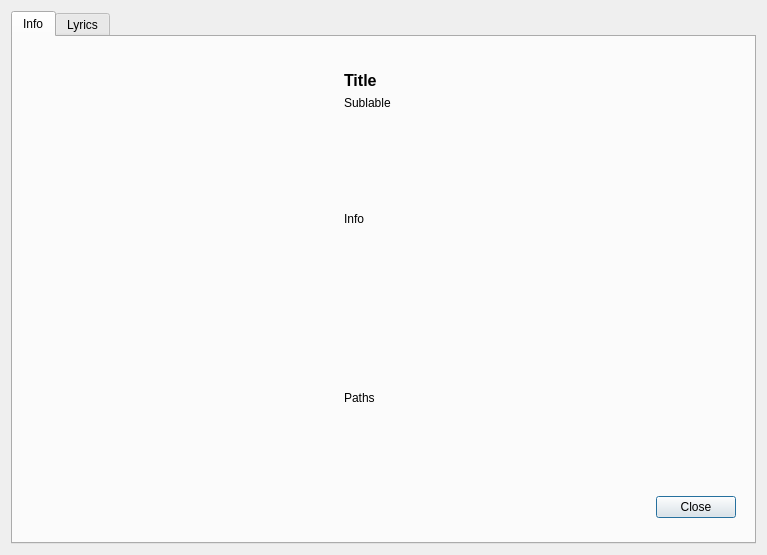
<?xml version="1.0" encoding="UTF-8"?>
<ui version="4.0">
 <class>InfoDialog</class>
 <widget class="QDialog" name="InfoDialog">
  <property name="geometry">
   <rect>
    <x>0</x>
    <y>0</y>
    <width>767</width>
    <height>555</height>
   </rect>
  </property>
  <property name="windowTitle">
   <string>Info / Edit</string>
  </property>
  <layout class="QGridLayout" name="gridLayout">
   <item row="1" column="1">
    <widget class="QTabWidget" name="tab_widget">
     <property name="minimumSize">
      <size>
       <width>0</width>
       <height>300</height>
      </size>
     </property>
     <property name="font">
      <font>
       <kerning>true</kerning>
      </font>
     </property>
     <property name="focusPolicy">
      <enum>Qt::StrongFocus</enum>
     </property>
     <property name="tabPosition">
      <enum>QTabWidget::North</enum>
     </property>
     <property name="tabShape">
      <enum>QTabWidget::Rounded</enum>
     </property>
     <property name="currentIndex">
      <number>0</number>
     </property>
     <property name="usesScrollButtons">
      <bool>false</bool>
     </property>
     <property name="tabsClosable">
      <bool>false</bool>
     </property>
     <widget class="QWidget" name="tab_1">
      <attribute name="icon">
       <iconset resource="../Icons.qrc">
        <normaloff>:/icons/info.svg.png</normaloff>:/icons/info.svg.png</iconset>
      </attribute>
      <attribute name="title">
       <string>Info</string>
      </attribute>
      <layout class="QGridLayout" name="gridLayout_2">
       <property name="horizontalSpacing">
        <number>20</number>
       </property>
       <item row="5" column="1">
        <widget class="QWidget" name="ui_info_widget" native="true">
         <layout class="QGridLayout" name="gridLayout_5">
          <item row="6" column="1">
           <spacer name="horizontalSpacer_2">
            <property name="orientation">
             <enum>Qt::Horizontal</enum>
            </property>
            <property name="sizeHint" stdset="0">
             <size>
              <width>40</width>
              <height>34</height>
             </size>
            </property>
           </spacer>
          </item>
          <item row="6" column="2">
           <widget class="QPushButton" name="btn_close1">
            <property name="sizePolicy">
             <sizepolicy hsizetype="Fixed" vsizetype="Fixed">
              <horstretch>0</horstretch>
              <verstretch>0</verstretch>
             </sizepolicy>
            </property>
            <property name="minimumSize">
             <size>
              <width>80</width>
              <height>0</height>
             </size>
            </property>
            <property name="maximumSize">
             <size>
              <width>80</width>
              <height>16777215</height>
             </size>
            </property>
            <property name="focusPolicy">
             <enum>Qt::StrongFocus</enum>
            </property>
            <property name="text">
             <string>Close</string>
            </property>
           </widget>
          </item>
          <item row="6" column="0">
           <spacer name="horizontalSpacer_3">
            <property name="orientation">
             <enum>Qt::Horizontal</enum>
            </property>
            <property name="sizeHint" stdset="0">
             <size>
              <width>40</width>
              <height>20</height>
             </size>
            </property>
           </spacer>
          </item>
          <item row="5" column="1">
           <widget class="QLabel" name="lab_paths">
            <property name="sizePolicy">
             <sizepolicy hsizetype="MinimumExpanding" vsizetype="MinimumExpanding">
              <horstretch>0</horstretch>
              <verstretch>0</verstretch>
             </sizepolicy>
            </property>
            <property name="text">
             <string>Paths</string>
            </property>
            <property name="wordWrap">
             <bool>true</bool>
            </property>
           </widget>
          </item>
          <item row="3" column="1">
           <spacer name="verticalSpacer_3">
            <property name="orientation">
             <enum>Qt::Vertical</enum>
            </property>
            <property name="sizeType">
             <enum>QSizePolicy::Maximum</enum>
            </property>
            <property name="sizeHint" stdset="0">
             <size>
              <width>20</width>
              <height>10</height>
             </size>
            </property>
           </spacer>
          </item>
          <item row="2" column="1">
           <widget class="QLabel" name="lab_subheader">
            <property name="sizePolicy">
             <sizepolicy hsizetype="MinimumExpanding" vsizetype="Maximum">
              <horstretch>0</horstretch>
              <verstretch>0</verstretch>
             </sizepolicy>
            </property>
            <property name="text">
             <string>Sublable</string>
            </property>
           </widget>
          </item>
          <item row="1" column="1">
           <widget class="QLabel" name="lab_heading">
            <property name="sizePolicy">
             <sizepolicy hsizetype="MinimumExpanding" vsizetype="Maximum">
              <horstretch>0</horstretch>
              <verstretch>0</verstretch>
             </sizepolicy>
            </property>
            <property name="font">
             <font>
              <pointsize>12</pointsize>
              <weight>75</weight>
              <bold>true</bold>
             </font>
            </property>
            <property name="text">
             <string>Title</string>
            </property>
            <property name="wordWrap">
             <bool>true</bool>
            </property>
           </widget>
          </item>
          <item row="4" column="1">
           <widget class="QLabel" name="lab_info">
            <property name="sizePolicy">
             <sizepolicy hsizetype="MinimumExpanding" vsizetype="MinimumExpanding">
              <horstretch>0</horstretch>
              <verstretch>0</verstretch>
             </sizepolicy>
            </property>
            <property name="text">
             <string>Info</string>
            </property>
            <property name="wordWrap">
             <bool>true</bool>
            </property>
           </widget>
          </item>
          <item row="0" column="1">
           <spacer name="verticalSpacer_4">
            <property name="orientation">
             <enum>Qt::Vertical</enum>
            </property>
            <property name="sizeType">
             <enum>QSizePolicy::Maximum</enum>
            </property>
            <property name="sizeHint" stdset="0">
             <size>
              <width>20</width>
              <height>10</height>
             </size>
            </property>
           </spacer>
          </item>
          <item row="0" column="0" rowspan="6">
           <layout class="QVBoxLayout" name="verticalLayout">
            <property name="sizeConstraint">
             <enum>QLayout::SetDefaultConstraint</enum>
            </property>
            <item>
             <spacer name="verticalSpacer">
              <property name="orientation">
               <enum>Qt::Vertical</enum>
              </property>
              <property name="sizeHint" stdset="0">
               <size>
                <width>20</width>
                <height>40</height>
               </size>
              </property>
             </spacer>
            </item>
            <item>
             <widget class="QPushButton" name="btn_image">
              <property name="minimumSize">
               <size>
                <width>300</width>
                <height>300</height>
               </size>
              </property>
              <property name="maximumSize">
               <size>
                <width>300</width>
                <height>300</height>
               </size>
              </property>
              <property name="focusPolicy">
               <enum>Qt::StrongFocus</enum>
              </property>
              <property name="text">
               <string/>
              </property>
              <property name="iconSize">
               <size>
                <width>220</width>
                <height>220</height>
               </size>
              </property>
              <property name="flat">
               <bool>true</bool>
              </property>
             </widget>
            </item>
            <item>
             <spacer name="verticalSpacer_2">
              <property name="orientation">
               <enum>Qt::Vertical</enum>
              </property>
              <property name="sizeHint" stdset="0">
               <size>
                <width>20</width>
                <height>40</height>
               </size>
              </property>
             </spacer>
            </item>
           </layout>
          </item>
         </layout>
        </widget>
       </item>
      </layout>
     </widget>
     <widget class="QWidget" name="tab_2">
      <attribute name="icon">
       <iconset resource="../Icons.qrc">
        <normaloff>:/icons/lyrics.svg.png</normaloff>:/icons/lyrics.svg.png</iconset>
      </attribute>
      <attribute name="title">
       <string>Lyrics</string>
      </attribute>
      <layout class="QGridLayout" name="gridLayout_3">
       <item row="0" column="0">
        <widget class="QWidget" name="ui_lyric_widget" native="true">
         <property name="sizePolicy">
          <sizepolicy hsizetype="MinimumExpanding" vsizetype="MinimumExpanding">
           <horstretch>0</horstretch>
           <verstretch>0</verstretch>
          </sizepolicy>
         </property>
         <layout class="QGridLayout" name="gridLayout_6">
          <item row="1" column="1">
           <spacer name="horizontalSpacer">
            <property name="orientation">
             <enum>Qt::Horizontal</enum>
            </property>
            <property name="sizeHint" stdset="0">
             <size>
              <width>40</width>
              <height>20</height>
             </size>
            </property>
           </spacer>
          </item>
          <item row="1" column="0">
           <widget class="QComboBox" name="combo_servers">
            <property name="sizePolicy">
             <sizepolicy hsizetype="Preferred" vsizetype="Maximum">
              <horstretch>0</horstretch>
              <verstretch>0</verstretch>
             </sizepolicy>
            </property>
            <property name="currentIndex">
             <number>-1</number>
            </property>
            <property name="sizeAdjustPolicy">
             <enum>QComboBox::AdjustToContents</enum>
            </property>
            <property name="minimumContentsLength">
             <number>0</number>
            </property>
            <property name="frame">
             <bool>false</bool>
            </property>
           </widget>
          </item>
          <item row="1" column="2">
           <widget class="QPushButton" name="btn_close">
            <property name="minimumSize">
             <size>
              <width>80</width>
              <height>0</height>
             </size>
            </property>
            <property name="maximumSize">
             <size>
              <width>80</width>
              <height>16777215</height>
             </size>
            </property>
            <property name="text">
             <string>Close</string>
            </property>
           </widget>
          </item>
          <item row="0" column="0" colspan="3">
           <widget class="QTextEdit" name="te_lyrics">
            <property name="sizePolicy">
             <sizepolicy hsizetype="Preferred" vsizetype="MinimumExpanding">
              <horstretch>0</horstretch>
              <verstretch>0</verstretch>
             </sizepolicy>
            </property>
            <property name="minimumSize">
             <size>
              <width>0</width>
              <height>0</height>
             </size>
            </property>
            <property name="sizeIncrement">
             <size>
              <width>0</width>
              <height>0</height>
             </size>
            </property>
            <property name="horizontalScrollBarPolicy">
             <enum>Qt::ScrollBarAlwaysOff</enum>
            </property>
           </widget>
          </item>
         </layout>
        </widget>
       </item>
      </layout>
     </widget>
    </widget>
   </item>
  </layout>
 </widget>
 <resources>
  <include location="../Icons.qrc"/>
 </resources>
 <connections>
  <connection>
   <sender>btn_close</sender>
   <signal>clicked()</signal>
   <receiver>InfoDialog</receiver>
   <slot>close()</slot>
   <hints>
    <hint type="sourcelabel">
     <x>90</x>
     <y>57</y>
    </hint>
    <hint type="destinationlabel">
     <x>327</x>
     <y>196</y>
    </hint>
   </hints>
  </connection>
  <connection>
   <sender>btn_close1</sender>
   <signal>clicked()</signal>
   <receiver>InfoDialog</receiver>
   <slot>close()</slot>
   <hints>
    <hint type="sourcelabel">
     <x>592</x>
     <y>360</y>
    </hint>
    <hint type="destinationlabel">
     <x>327</x>
     <y>196</y>
    </hint>
   </hints>
  </connection>
  <connection>
   <sender>btn_close</sender>
   <signal>clicked()</signal>
   <receiver>InfoDialog</receiver>
   <slot>hide()</slot>
   <hints>
    <hint type="sourcelabel">
     <x>90</x>
     <y>57</y>
    </hint>
    <hint type="destinationlabel">
     <x>327</x>
     <y>196</y>
    </hint>
   </hints>
  </connection>
  <connection>
   <sender>btn_close1</sender>
   <signal>clicked()</signal>
   <receiver>InfoDialog</receiver>
   <slot>hide()</slot>
   <hints>
    <hint type="sourcelabel">
     <x>592</x>
     <y>360</y>
    </hint>
    <hint type="destinationlabel">
     <x>327</x>
     <y>196</y>
    </hint>
   </hints>
  </connection>
 </connections>
</ui>
